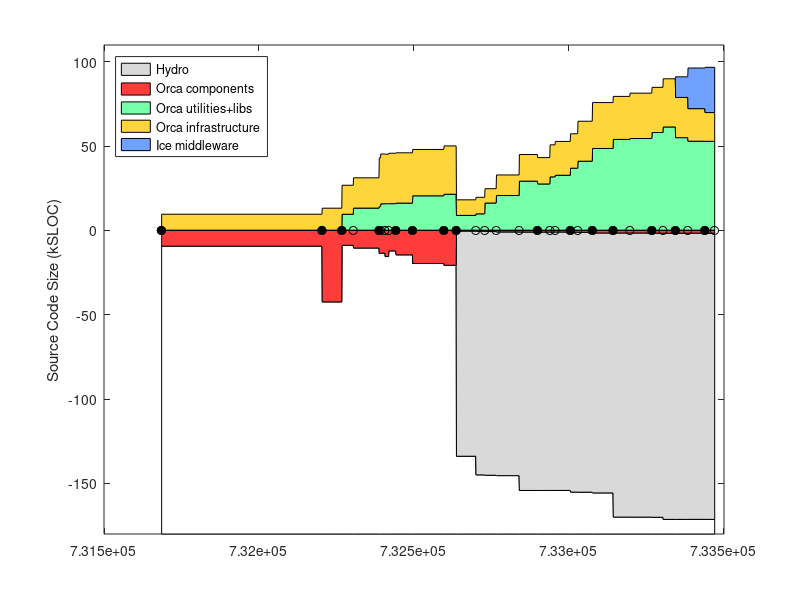

The MATLAB script that drew this image: (Note: this script raises an error after producing the figure.)
% keep track of orca project size using sloccount
clear all

%%%%%%%%%% DATA %%%%%%%%%%%%%%%%%%%%

% include/* except: include/{Freeze IceSSL IcePatch2}
% src/{Ice Slice IceGrid icecpp IceStorm slice2cpp IceUtil IceBox IceXML}
%  Sice212 = [
%  (7842-1000) + (22093+18419+11499+10568+4392+4200+4252+567+316)
%  ];
%  Sice301 = [
%  (8164-1000) + (23018+19384+19169+10596+4479+4343+4308+622+319)
%  ];
% same as above, but now also add Java:
% src/{IceInternal Ice IceUtil IceBox}
%  Sice310 = [
%  (8810-1200) + (24275+20494+22689+10587+4569+4877+4770+667+319) + (13190+6915+1262+493)
%  ];
%  Sice311 = [
%  (8950-1275) + (24511+20505+22898+10590+4600+4884+4782+683+323) + (13266+6929+1262+504)
%  ];

% it's much easier to count the whole of Ice (we use most of it anyway)
% sloccount include/ src/
% (this does not account for .ice files in [ice]/slice/* but it's a small fraction of total)
Sice212 = 133523;
Sice301 = 144513;
Sice310 = 153243;
Sice311 = 154145;
Sice320 = 168475;
Sice321 = 169725;

% indeces
iyy=1;
imm=2;
idd=3;
iver=4;
isub=5;
ibase=6;
icomp=7;
iutil=8;
iad=9;

% the old way to count lines in *.ice files:
% rename them to *.cpp like this:
% $cd src/interfaces/slice/orca; for file in *; do mv $file `echo $file | sed s/.ice/.cpp/`; done
Sorca = [ ...
% YY    MM  DD  ?   SUB     BASE        COMP           UTILS    A&D VERSION
% 0.8.6: a single distro, divide in halves arbitrarily
2003     4  14  1   0       18930/2     18930/2             0   0   % 0.8.6 (last change in doc/ChangeLog
% BASE: orca-base
% COMP: sloccount orca-components/src/components
% UTIL: slocc orca-components/src/util
2004     9  13  1   0       42543   13047   0       0   % 0.11.0
2004    11  16  1   0       8963    17208   9441    0   % 0.12.0
2004    12  23  0   0       10596   17965   13094   0   % 0.12.1
2005     3  16  1   0       13767   28881   14005   0   % 0.13.0
2005     3  21  0   0       13620   29524   15665   0   % 0.13.1
2005     4   4  0   0       15630   29345   15727   0   % 0.13.2
2005     4  16  0   0       12283   29897   15724   0   % 0.13.3
2005     5   9  1   0       14639   29838   16056   0   % 0.14.0
2005     7   2  1   0       19751   27479   20395   0   % 0.15.0
2005    10  11  1   0       20818   28675   21303   0   % 1.0.0
% BASE: c_ount src/interfaces/slice/orca/*.ice
% COMP: sloccount src/components
% UTIL: sloccount src/utils
2005    11  20  1   Sice212 530    9226         8781        0   % 2.0.0-rc1
2006     1  22  0   Sice301 596    9801         9695        0   % 2.0.0-rc2
% UTIL-IN-COMP: sloccount components/log* 
% COMP: sloccount components MINUS UTIL-IN-COMP
% UTIL: sloccount utils PLUS UTIL-IN-COMP
2006     2  20  0   Sice301 813    9867-1372    14734+1372  0  % 2.0.0-rc3
% UTIL-IN-COMP: sloccount components/orcaview* components/log*
2006     3  29  0   Sice301 1052   14625-2421   18131+2421  0  % 2.0.0-rc4
2006     6  11  0   Sice310 1116   19999-4215   24867+4215  0  % 2.0.0-rc5  
2006     8   9  1   Sice310 1116   19979-4348   23066+4348  0  % 2.0.0
2006     9  18  0   Sice310 1094   19317-329    31304+329   0  % 2.0.1
2006    10   5  0   Sice310 1094   20384-329    32255+329   0  % 2.0.2
2006    11  23  1   Sice311 1178   21408-1001   35768+1001  0  % 2.1.0
% BASE: c_count src/interfaces/slice/orca/*.ice
% COMP: sloccount src/components
% UTIL: sloccount src/utils src/libs
2006    12  17  0   Sice311 1240    23701   40914  0   % 2.1.1
2007     2   2  1   Sice311 1671    27238   48446  0   % 2.2.0
2007     4  10  1   Sice320 1671    25512   53828  0   % 2.3.0
2007     6   3  0   Sice320 1682    26905   54359  0   % 2.4.0
2007     8  13  1   Sice320 1772    26795   57918  0    % 2.5.0
2007     9  18  0   Sice321 1787    28573   61216  0    % 2.6.0
% A&D: Hydro: sloccount src
2007    10  28  1   Sice321 1787    23840   54879  12251    % 2.7.0
2007    12   7  0   Sice321 1750    19312   52762  24104    % 2.8.0
2008     1  31  1   Sice321 1775    17062   52701  26826    % 2.9.0
];
Vorca ={'0.8.6', '0.11.0', '0.12.0', '0.12.1', '0.13.0', '0.13.1', '0.13.2', '0.13.3', '0.14.0', '0.15.0', '1.0.0', ...
    '2.0.0-rc1', '2.0.0-rc2', '2.0.0-rc3', '2.0.0-rc4', '2.0.0-rc5', '2.0.0', '2.0.1', '2.0.2', '2.1.0', '2.1.1', ...
    '2.2.0', '2.3.0', '2.4.0', '2.5.0', '2.6.0', '2.7.0', '2.8.0', '2.9.0' }';

% add a dummy release just for display
Sorca(end+1,:) = Sorca(end,:);
Sorca(end,imm) = Sorca(end,imm)+1;
Sorca(end,iver) = 0;
Vorca{end+1} = 'dummy';

% convert dates
Torca = datenum(Sorca(:,iyy),Sorca(:,imm),Sorca(:,idd));

% 2nd digit releases
i2 = (Sorca(:,iver)==1);
Torca2 = Torca(i2);
Vorca2 = Vorca(i2);

% for comparison, ASN
%  Sasn = 90433;

Sgenom = [
% YY    MM  DD  ? SUB   BASE    COMP    UTIL    VERSION
% SUB : cd pocolibs-2.3; sloccount include src
% BASE: cd genom-2.0; sloccount include src
% COMP: 0
% UTIL: 0 
2007    8   31  1  9786    11368   0   0       % 2.0
];

Splayer = [ 
% YY    MM  DD  ?   SUB     BASE                COMP       UTIL  VERSION
% BASE: (server-drivers)+client_libs
% COMP: drivers + utils
2002    12 04   1  0    (17331-12037)+9188      12037+2685 0    % 1.3.1
2003    7  15   1  0    (30452-24334)+12458     24334+3064 0    % 1.4-rc1
2003    12 07   1  0    (37378-30947)+13110     30947+9633 0    % 1.4-rc2
2004    5  31   1  0    (49225-42643)+13664     42643+3550 0    % 1.5
2004    11 12   1  0    (50758-43190)+13545     43190+4479 0    % 1.6
2005    1  31   0  0    (52069-44517)+13576     44517+4662 0    % 1.6.2
2005    7  28   0  0    (53348-45686)+14300     45686+5188 0    % 1.6.5
% BASE: (libplayercore-./bindings) + client_libs + (libplayertcp-./bindings)
% note: libplayerxdr is autogenerated
% COMP: server + utils
2005    10 25   0  0    (4866-0)+7560+(1391-0)  46474+5725  0   % 2.0pre7
% SUB : 0
% BASE: sloccount libplayercore client_libs libplayertcp 
%           MINUS sloccount libplayercore/bindings/ libplayertcp/bindings
% note: libplayerxdr is autogenerated
% COMP: sloccount server 
% UTIL: sloccount utils PLUS stage/src
2006    2  28   1  0    63992-47749-1291        54704       0     % 2.0.0
2006    3  25   1  0    65606-48912-1291        53033       0     % 2.0.1
2006    6   9   1  0    69083-51546-1319        61421       0     % 2.0.2
2006    9  26   1  0    69388-51546-1319        64088       13606       % 2.0.3
2007    5   2   1  0    69602-51686-1359        58396       9589+13606  % 2.0.4
2007   12  13   1  0    34980-2039              74385       11417+15464 % 2.1.0rc1
];
Tplayer = datenum(Splayer(:,1),Splayer(:,2),Splayer(:,3));

Saria = [
% YY    MM  DD  ? SUB   BASE    COMP    UTIL    VERSION
% SUB : 0
% BASE: sloccount ArNetworking/include/ ArNetworking/src/
% COMP: sloccount include src
% UTIL: 0 
2007    2   20  1  0    15854   45965   0       % 2.5.1
];

Scarmen = [
% YY    MM  DD  ?   SUB     BASE    COMP                    UTIL   VERSION
% SUB : cd src; sloccount ipc
% BASE: sloccount carmenpp global java python
% COMP: sloccount src MINUS all other
% UTIL: sloccount logger logtools mapeditor param_daemon robotgui simulator 
2007    8   15  1  24965    12032   107745-24965-12032-19629  19629   % 0.6.7
];

Sorocos = [
% YY    MM  DD  ?   SUB     BASE    COMP                        UTIL   VERSION
% SUB : cd ACE_wrappers; sloccount ace PLUS sloccount TAO/tao/
% BASE: ?
% LIBS: sloccount orocos-bfl-[VERSION]-src/src PLUS sloccount kdl-[VERSION]/kdl
% COMP: sloccount orocos-rtt-[VERSION]/src PLUS cd orocos-ocl-[VERSION]; sloccount hardware motion_control
% UTIL: cd orocos-ocl-[VERSION]; sloccount taskbrowser signals deployment reporting viewer ocl 
2007    8   15  1  160300+237011   0   (7767+12865)+(48971+20068)    5104   % ace-5.5, tao-1.5, rtt-1.2.1, bfl-0.6.1, kdl-0.4, ocl-0.4.1
];

Syarp = [
% YY    MM  DD  ?   SUB  BASE     COMP       UTIL   VERSION
% SUB : 0
% BASE: sloccount libYARP_OS libYARP_OS_compat
% COMP: sloccount yarpdev libYARP_dev libYARP_math libYARP_sig libYARP_sig_compat 
% UTIL: sloccount yarp-imageviewer modules
2007    7   26  1  0     21633   23528    1613   % 2.1.6
];

% YY    MM  DD  ?   SUB  BASE     COMP       UTIL
% SUB : 0
% BASE: 0
% COMP: sloccount . (matlab files will not be counted)
% UTIL: 0
Sopenslam = [
2007    8   16  1   0    0        23719      0
];

%%%%%%%%%% PLOTTING %%%%%%%%%%%%%%%%%%%%

Smax = 180;
d0 = [Torca Torca+1]'; d0=d0(:); d0(1)=[];
d1 = Smax-Sorca(:,isub)-Sorca(:,ibase); d1 = [d1 d1]'; d1=d1(:); d1(end)=[];
d2 = Sorca(:,isub); d2 = [d2 d2]'; d2=d2(:); d2(end)=[];
d3 = Sorca(:,ibase); d3 = [d3 d3]'; d3=d3(:); d3(end)=[];
d4 = Sorca(:,icomp); d4 = [d4 d4]'; d4=d4(:); d4(end)=[];
d5 = Sorca(:,iutil); d5 = [d5 d5]'; d5=d5(:); d5(end)=[];
d6 = Sorca(:,iad); d6 = [d6 d6]'; d6=d6(:); d6(end)=[];

figure(1), clf
ha=area( d0, [d1 d2 d3 d5 d4 d6]/1e3, -Smax ); hold on
plot( Torca, 0*Torca, 'k-o' )
h2=plot( Torca2, 0*Torca2, 'ko' );
set(h2,'markerfacecolor','k')
ylabel('Source Code Size (kSLOC)')

% colors
white = 1*[1 1 1];
gray = .85*[1 1 1];
red = min(255,[255 0 0]+60)/255;
orange = min(255,[255 153 0]+60)/255;
green = min(255,[60 255 109]+60)/255;
blue = min(255,[51 102 255]+60)/255;

set(ha(1),'facecolor', white);
set(ha(2),'facecolor', gray);
set(ha(3),'facecolor', red);
set(ha(4),'facecolor', green);
set(ha(5),'facecolor', orange);
set(ha(6),'facecolor', blue);
ha(1)=[];
legend(fliplr(ha),'Hydro','Orca components','Orca utilities+libs','Orca infrastructure','Ice middleware', 'Location','NorthWest')
%  xlim(datenum([2004;2005],[7;7],[1;1]) )
ylim([-Smax 110])
ax=axis;
%  xlim( [ax(1) datenum([2006 12 31])] )
ax=axis;
% label releases
mark('x', Torca2 )
i2odd = (1:2:length(Torca2));
ht = text(Torca2(i2odd)+5,.04*ax(4)*ones(length(i2odd),1),Vorca2(i2odd));
set(ht,'fontsize',8)
i2even = (2:2:length(Torca2));
ht = text(Torca2(i2even)+5,.08*ax(4)*ones(length(i2even),1),Vorca2(i2even));
set(ht,'fontsize',8)
datetick( 'x', 12 )
hp = plot( Tplayer, -Splayer(:,ibase)/1e3, 'k--o', Tplayer, Splayer(:,icomp)/1e3, 'k--o' );
set(hp, 'color', .5*[1 1 1] )
hpt = text( Tplayer(2), -Splayer(2,ibase)/1e3-8, 'Player infrastructure');
set(hpt, 'color', .5*[1 1 1] )
hpt = text( Tplayer(2), (Splayer(2,icomp)+Splayer(2,iutil))/1e3-5, 'Player "components+utils"');
set(hpt, 'color', .5*[1 1 1] )
%mark('y', Dasn(1,1)/1e3 );
%text( datenum([2003 5 1]), Dasn(1,1)/1e3, 'ASN')
xlabel('Releases')
title('http://orca-robotics.sf.net')

ht=text(datenum(2003,7,1),-Smax+15, '*   generated using David A. Wheeler`s SLOCCount' );
set(ht,'fontsize',8)
ht=text(datenum(2003,7,1),-Smax+5, '** see data in [ORCA2]/scripts/matlab/sloccount/slocs.m' );
set(ht,'fontsize',8)

xlim( [ax(1) datenum([2008 2 20])] )
